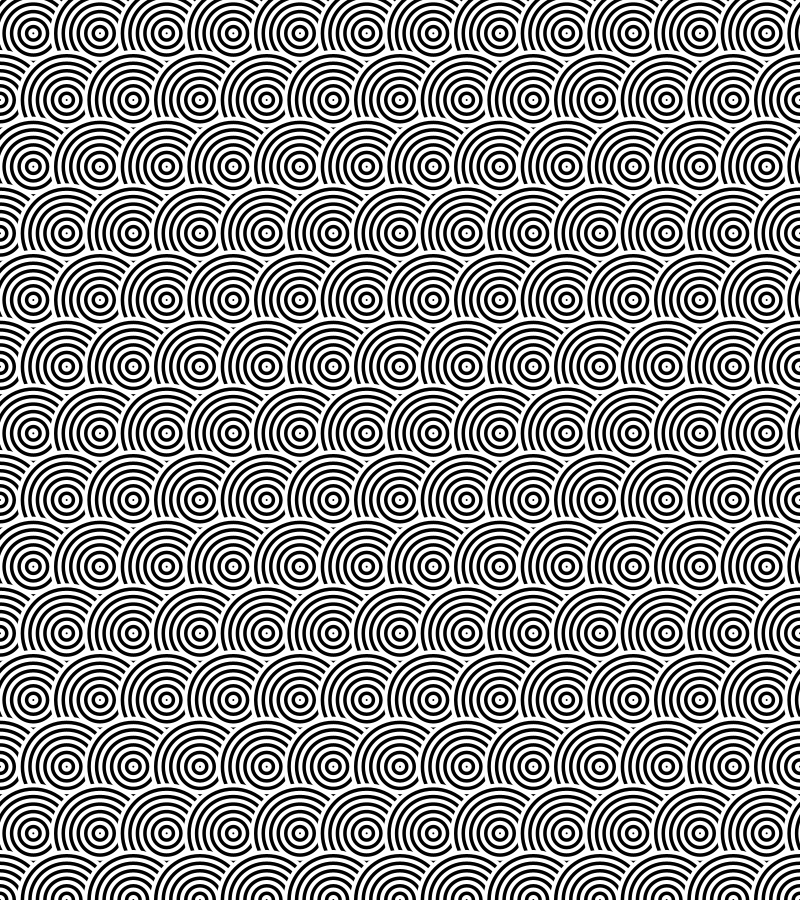
Frame 1 (no input)
Frame 2 (the mouse pressed at the canvas centre, redrawn once): identical to frame 1, image omitted

The Processing sketch that drew this single still picture (run headless with seeded random() and noise(); the mouse was pressed at the canvas centre and the sketch redrawn once):

// Processing sketch: loop6
// ── loop6.pde
// total columns of the pattern
int cols = 20;
// total rows of the pattern
int rows = 20;
// diameter of one big circle unit
float diameter;

void setup() {
  // create canvas
  size(800, 900);
  // calculate size for each circle
  diameter = 200;
  // set background color to pure black
  background(0);
  noStroke();
}

void draw() {
  // traverse every grid row
  for (int y = 0; y < rows; y++) {
    // traverse every grid column
    for (int x = 0; x < cols; x++) {
      
      // calculate center position of current circle
      float cx = x * diameter/3 + diameter / 2;
      // offset every other row to make staggered interlocking effect
      float cy = y * diameter/3 + diameter / 2;
      if(y % 2 == 1){
        cx += diameter / 2;
      }

      // draw alternating black & white concentric rings
      for(float r = diameter/2; r > 2; r -= 15){
        // draw white ring
        fill(255);
        circle(cx-200, cy-200, r);
        // draw black ring gap
        fill(0);
        circle(cx-200, cy-200, r - 8);
      }

    }
  }
  // no need to redraw the screen repeatedly
  noLoop();
}
